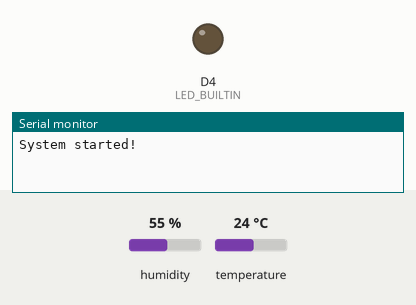
This sketch was run on a simulated ESP8266 (NodeMCU). Parts: output pins drawn as LEDs (lit = HIGH, except the on-board LED, lit = LOW), the last lines printed to the serial monitor. Inputs (shaded band) come from the test bench; at power-on: humidity 55 %, temperature 24 °C. WiFi joins after 1.5 s; servers stay silent unless stated; uploads are accepted with an empty reply. At 1.7 s the program puts the board to deep sleep or switches it off; the recording ends there.

Above: at 0.1 s.
At 1.62 s:
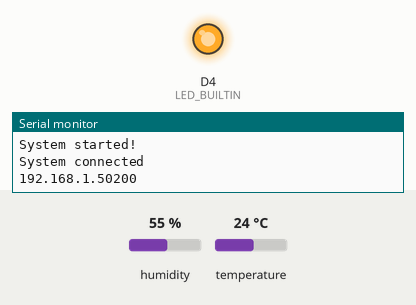
Timing chart, 0 to 1.7 s (numbered marks = the images above):
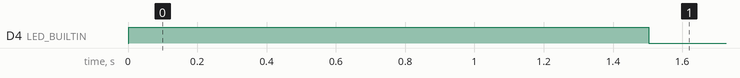

The sketch:

sketch_sep24a.ino
```cpp
#include "DHT.h"
#include <ESP8266WiFi.h>
#include <ArduinoJson.h>
#include <ESP8266HTTPClient.h>

#define DHTPIN D3
#define DHTTYPE DHT11

const char* ssid = "Danix43";
const char* password = "danix1923";
const char* host = "danix43.go.ro";
const size_t capacity = JSON_OBJECT_SIZE(8);

DynamicJsonDocument payload(capacity);
DHT dht(DHTPIN, DHTTYPE);

void setup() {
  Serial.begin(115200);
  Serial.println("System started!");
  pinMode(LED_BUILTIN, OUTPUT);
  WiFi.begin(ssid, password);
  while(WiFi.status() != WL_CONNECTED) {
    digitalWrite(LED_BUILTIN, HIGH);
    delay(500);
    digitalWrite(LED_BUILTIN, LOW);
  }
  dht.begin();
  Serial.println("System connected");
  Serial.print(WiFi.localIP());
  digitalWrite(LED_BUILTIN, LOW);
}

void loop() {
  payload["name"] = "Adam01_Alpha";
  payload["firstinsert"] = "2019-09-27T15:20:06.308";
  payload["tempCelsius"] = dht.readTemperature();
  payload["tempKelvin"] = dht.readTemperature() + 273.15;
  payload["tempFahrenheit"] = dht.readTemperature(true);
  payload["humidity"] = dht.readHumidity();

  HTTPClient http;
  http.begin("http://danix43.go.ro:8080/api/termometru/2/update");
  http.addHeader("Content-Type", "application/json");
  http.addHeader("Content-Length", "500");
  http.addHeader("Connection", "close");
  String data;
  serializeJson(payload, data);
  int httpCode = http.POST(data);
  String response = http.getString();

  Serial.println(httpCode);
  Serial.println(response);

  http.end();
  ESP.deepSleep(60e6);
}
```
